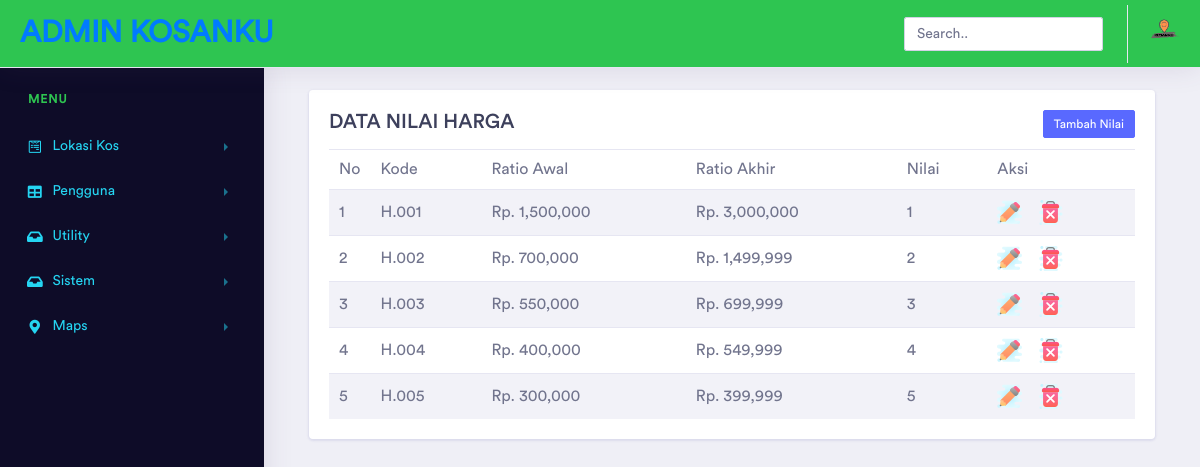
Screenshot of /pages/media.php?module=data-harga (signed in) with the database file from the repository.
### tables this page shows
CREATE TABLE `harga` (
  `id_harga` varchar(5) NOT NULL,
  `harga_m` int(9) NOT NULL,
  `harga_s` int(9) NOT NULL,
  `harga_nilai` int(2) NOT NULL
);

### pages/modul/mod_harga/harga.php (the view, shortened to what this page needs)
<?php
 if (empty($_SESSION['username']) AND empty($_SESSION['passuser'])){
  echo "<link href='style.css' rel='stylesheet' type='text/css'>
 <center>Untuk mengakses modul, Anda harus login <br>";
  echo "<a href=../../index.php><b>LOGIN</b></a></center>";
}
else{
$aksi="modul/mod_harga/aksi_harga.php";
switch($_GET[act]){
  default:
    if ($_SESSION[leveluser]=='admin'){
      $tampil = mysql_query("SELECT * FROM harga ORDER BY id_harga");
    }
    echo "
    <div class='col-xl-16 col-lg-16 col-md-12 col-sm-12 col-12'>
      <div class='card'>
        <div class='card-body'>
        <div class='row'>
          <div class='col-sm-6'>
              <h3>DATA NILAI HARGA</h3>
          </div>
          <div class='col-sm-6 text-right'>
              <input type=button value='Tambah Nilai' class='btn btn-primary btn-xs' onclick=\"window.location.href='?module=data-harga&act=tambahharga';\">
          </div>
        </div>
            <div class='table-responsive '>
              <table class='table table-striped'><thead>
                    <tr>
                    <td class='left'>No</td>
                    <td class='left'>Kode</td>
                    <td class='left'>Ratio Awal</td>
                    <td class='left'>Ratio Akhir</td>
                    <td class='left'>Nilai</td>
                    <td class='center'>Aksi</td>
                    </tr></thead> ";
                    $no=1;
                    while ($r=mysql_fetch_array($tampil)){
                       echo "<tr><td class='left' width='25'>$no</td>
                             <td class='left'>$r[id_harga]</td>
                             <td class='left'>Rp. ".number_format($r[harga_m])."</td>
                             <td class='left'>Rp. ".number_format($r[harga_s])."</td>
                		         <td class='left'>$r[harga_nilai]</td>
                		         <td class='left'>
                                <a href=?module=data-harga&act=editharga&id=$r[id_harga]>
                                    <img src='../img/edit.png' border='0' title='edit' />
                                </a>
                                &nbsp;&nbsp;
                                <a href=javascript:confirmHold('$aksi?module=data-harga&act=hapus&id=$r[id_harga]')>
                                    <img src='../img/del.png' border='0' title='hapus' />
                                </a>
                             </td>
                             </tr>";
                      $no++;
                    }
        echo "</table>
         </div>
        </div>
      </div>
    </div>";
break;
}
}
?>

### rows the page displays
harga: id_harga "H.001", harga_m "1,500,000", harga_s "3,000,000", harga_nilai "1"
harga: id_harga "H.002", harga_m "700,000", harga_s "1,499,999", harga_nilai "2"
harga: id_harga "H.003", harga_m "550,000", harga_s "699,999", harga_nilai "3"
harga: id_harga "H.004", harga_m "400,000", harga_s "549,999", harga_nilai "4"
harga: id_harga "H.005", harga_m "300,000", harga_s "399,999", harga_nilai "5"
